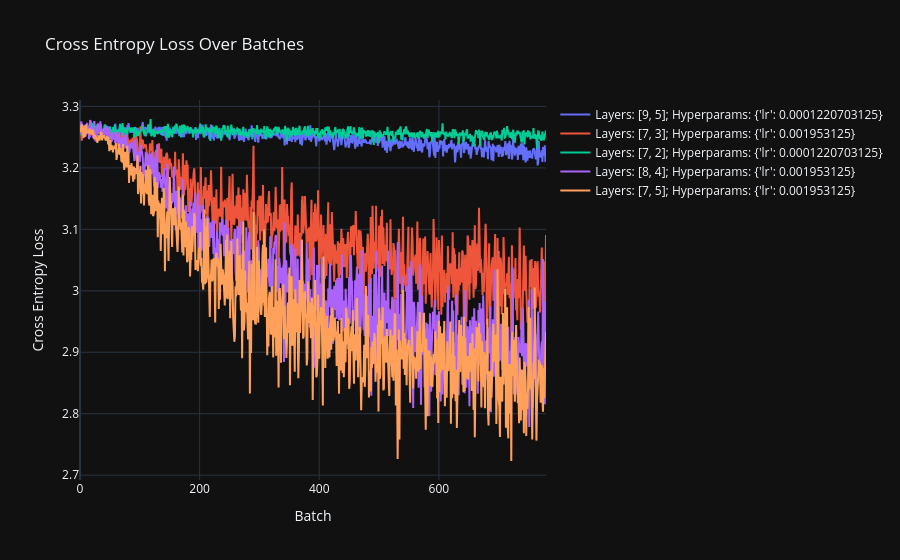

The code cell stored with this chart in its notebook:
### Code cell
visualise_losses(list(range(5)))

### Figure 1 — Plotly figure (JSON) as saved in the notebook; plotly's stock layout.template omitted (floating-point values rounded to 4 significant figures; data arrays with more than 128 entries replaced by an {"elided": "..."} marker saying what was removed)
{"data": [{"mode": "lines", "name": "Layers: [9, 5]; Hyperparams: {'lr': 0.0001220703125}", "type": "scatter", "x": {"elided": "780 int values"}, "y": {"elided": "780 float values"}}, {"mode": "lines", "name": "Layers: [7, 3]; Hyperparams: {'lr': 0.001953125}", "type": "scatter", "x": {"elided": "780 int values"}, "y": {"elided": "780 float values"}}, {"mode": "lines", "name": "Layers: [7, 2]; Hyperparams: {'lr': 0.0001220703125}", "type": "scatter", "x": {"elided": "780 int values"}, "y": {"elided": "780 float values"}}, {"mode": "lines", "name": "Layers: [8, 4]; Hyperparams: {'lr': 0.001953125}", "type": "scatter", "x": {"elided": "780 int values"}, "y": {"elided": "780 float values"}}, {"mode": "lines", "name": "Layers: [7, 5]; Hyperparams: {'lr': 0.001953125}", "type": "scatter", "x": {"elided": "780 int values"}, "y": {"elided": "780 float values"}}], "layout": {"hovermode": "x unified", "title": {"text": "Cross Entropy Loss Over Batches"}, "xaxis": {"title": {"text": "Batch"}}, "yaxis": {"title": {"text": "Cross Entropy Loss"}}}}
